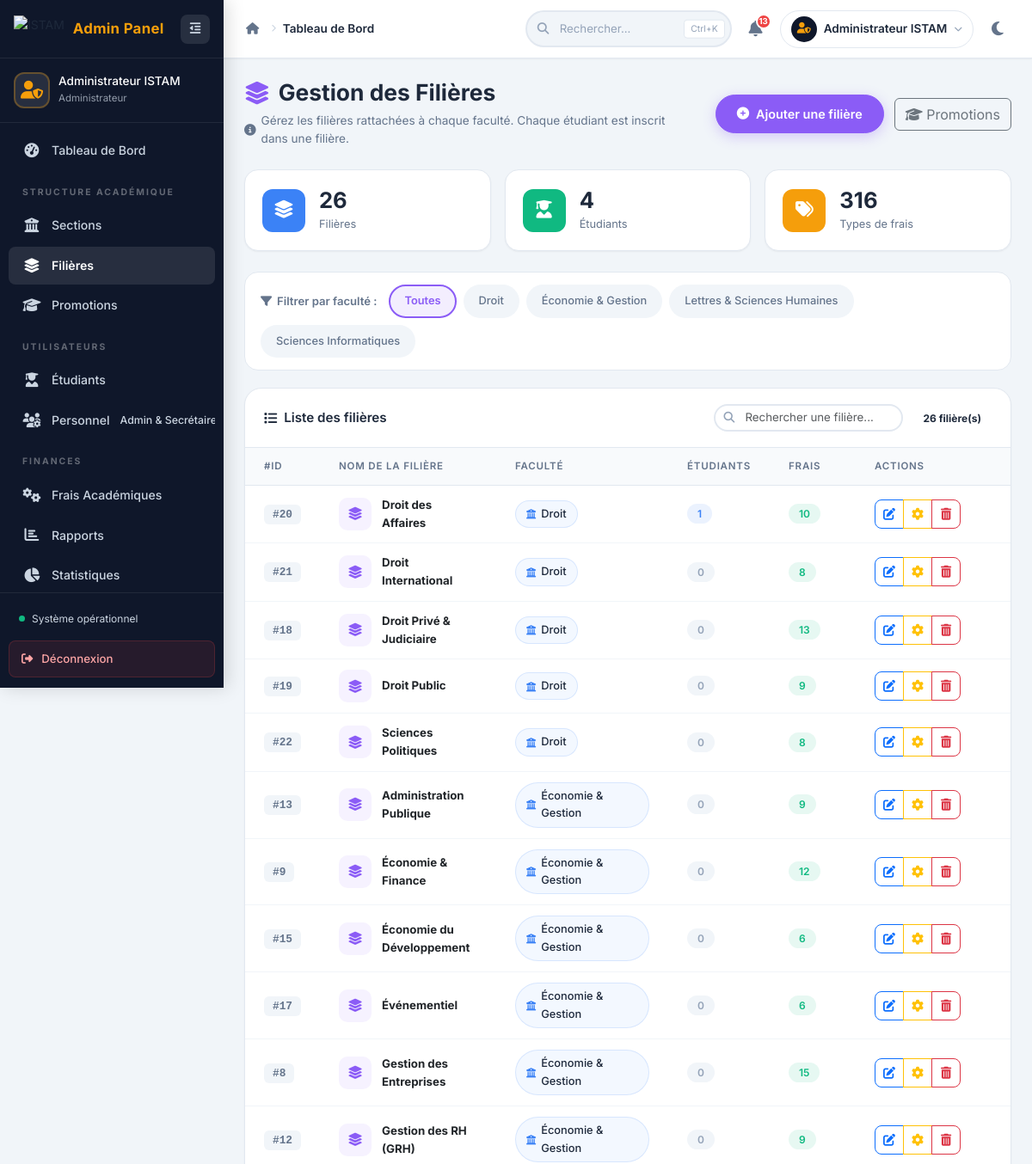
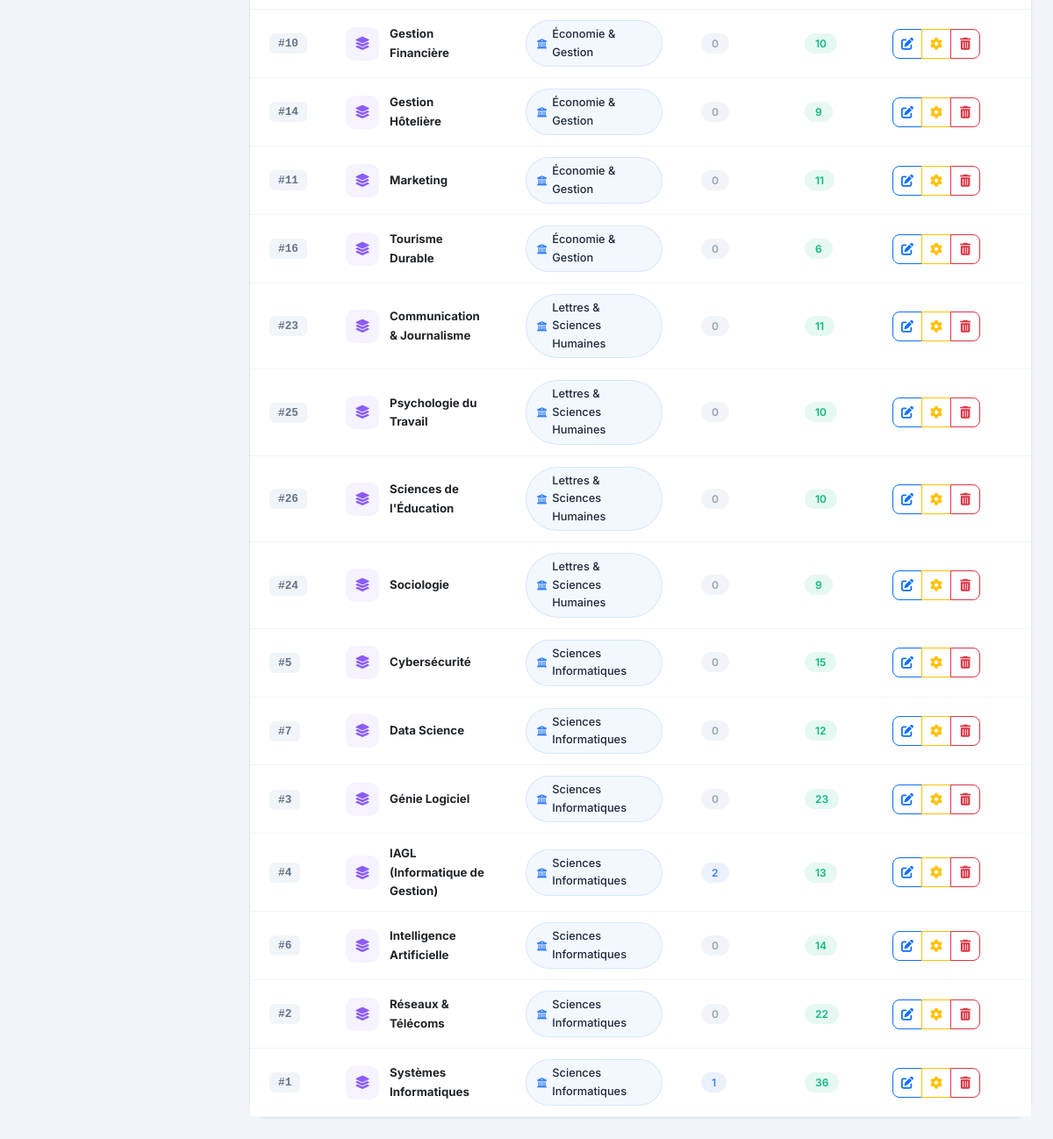
The app's page /admin/gestion_filieres.php (signed in) with its own data (2 pictures, top to bottom).
### tables this page shows
CREATE TABLE IF NOT EXISTS `facultes` (
  `id_faculte` int(11) NOT NULL AUTO_INCREMENT,
  `nom_faculte` varchar(100) NOT NULL,
  PRIMARY KEY (`id_faculte`),
  UNIQUE KEY `nom_faculte` (`nom_faculte`)
);

CREATE TABLE IF NOT EXISTS `filieres` (
  `id_filiere` int(11) NOT NULL AUTO_INCREMENT,
  `nom_filiere` varchar(100) NOT NULL,
  `id_faculte` int(11) NOT NULL,
  PRIMARY KEY (`id_filiere`),
  KEY `id_faculte` (`id_faculte`)
);

### admin/gestion_filieres.php (the view, shortened to what this page needs)
<?php
$db = Database::getInstance();
$faculte_filter = isset($_GET['faculte']) ? (int)$_GET['faculte'] : 0;
$stmt = $db->query("SELECT * FROM facultes ORDER BY nom_faculte");
$facultes = $stmt->fetchAll();
$sql = "
    SELECT fi.*,
           f.nom_faculte,
           COUNT(DISTINCT e.id_etudiant) as nb_etudiants,
           COUNT(DISTINCT fr.id_frais) as nb_frais
    FROM filieres fi
    JOIN facultes f ON fi.id_faculte = f.id_faculte
    LEFT JOIN etudiants e ON fi.id_filiere = e.id_filiere
    LEFT JOIN frais fr ON fi.id_filiere = fr.id_filiere
";
$sql .= " GROUP BY fi.id_filiere ORDER BY f.nom_faculte, fi.nom_filiere";
if ($faculte_filter > 0) {
    $stmt = $db->prepare($sql);
    $stmt->execute(['faculte_filter' => $faculte_filter]);
} else {
    $stmt = $db->query($sql);
}
$filieres = $stmt->fetchAll();
$total_filieres = count($filieres);
$total_etudiants_fil = array_sum(array_column($filieres, 'nb_etudiants'));
$total_frais_fil = array_sum(array_column($filieres, 'nb_frais'));
?>
<!DOCTYPE html>
<html lang="fr">
<head>
    <link href="https://cdn.jsdelivr.net/npm/bootstrap@5.3.0/dist/css/bootstrap.min.css" rel="stylesheet">
    <link href="https://cdnjs.cloudflare.com/ajax/libs/font-awesome/6.4.0/css/all.min.css" rel="stylesheet">
    <link rel="stylesheet" href="../assets/css/admin/dashboard_admin.css">
    <link rel="stylesheet" href="../assets/css/admin/gestion_filieres.css">
</head>
<body>
    <div class="admin-layout">
        <?php include 'includes/sidebar_admin.php'; ?>
        <div class="main-content">
            <?php
            include 'includes/navbar_admin.php';
            ?>
            <main class="dashboard-content">
                <div class="page-header">
                    <div class="row align-items-center">
                        <div class="col-lg-7">
                            <h1 class="page-title">
                                <i class="fas fa-layer-group"></i> Gestion des Filières
                            </h1>
                            <p class="page-subtitle">
                                <i class="fas fa-info-circle"></i>
                                Gérez les filières rattachées à chaque faculté. Chaque étudiant est inscrit dans une filière.
                            </p>
                        </div>
                        <div class="col-lg-5 text-lg-end mt-3 mt-lg-0">
                            <button class="btn btn-primary btn-ajouter" onclick="ouvrirModalAjouter()">
                                <i class="fas fa-plus-circle"></i> Ajouter une filière
                            </button>
                            <a href="gestion_promotions.php" class="btn btn-outline-secondary ms-2">
                                <i class="fas fa-graduation-cap"></i> Promotions
                            </a>
                        </div>
                    </div>
                </div>
                <div class="stats-mini-row">
                    <div class="stat-mini-card">
                        <div class="stat-mini-icon bg-blue">
                            <i class="fas fa-layer-group"></i>
                        </div>
                        <div class="stat-mini-info">
                            <h4><?= $total_filieres ?></h4>
                            <p>Filières</p>
                        </div>
                    </div>
                    <div class="stat-mini-card">
                        <div class="stat-mini-icon bg-green">
                            <i class="fas fa-user-graduate"></i>
                        </div>
                        <div class="stat-mini-info">
                            <h4><?= $total_etudiants_fil ?></h4>
                            <p>Étudiants</p>
                        </div>
                    </div>
                    <div class="stat-mini-card">
                        <div class="stat-mini-icon bg-orange">
                            <i class="fas fa-tags"></i>
                        </div>
                        <div class="stat-mini-info">
                            <h4><?= $total_frais_fil ?></h4>
                            <p>Types de frais</p>
                        </div>
                    </div>
                </div>
                <div class="filtres-rapides">
                    <span class="filtres-label"><i class="fas fa-filter"></i> Filtrer par faculté :</span>
                    <a href="gestion_filieres.php" class="filtre-btn <?= $faculte_filter === 0 ? 'active' : '' ?>">
                        Toutes
                    </a>
                    <?php foreach ($facultes as $fac): ?>
                        <a href="?faculte=<?= $fac['id_faculte'] ?>"
                           class="filtre-btn <?= $faculte_filter === (int)$fac['id_faculte'] ? 'active' : '' ?>">
                            <?= htmlspecialchars($fac['nom_faculte']) ?>
                        </a>
                    <?php endforeach; ?>
                </div>
                <div class="table-card">
                    <div class="table-card-header">
                        <h3><i class="fas fa-list"></i> Liste des filières</h3>
                        <div class="table-actions">
                            <div class="search-table">
                                <i class="fas fa-search"></i>
                                <input type="text" id="searchTable" placeholder="Rechercher une filière..." class="form-control form-control-sm">
                            </div>
                            <span class="badge-count badge-info"><?= $total_filieres ?> filière(s)</span>
                        </div>
                    </div>
                    <div class="table-responsive">
                        <table class="table admin-table" id="tableFilieres">
                            <thead>
                                <tr>
                                    <th width="70">#ID</th>
                                    <th>Nom de la filière</th>
                                    <th width="200">Faculté</th>
                                    <th width="100">Étudiants</th>
                                    <th width="100">Frais</th>
                                    <th width="180">Actions</th>
                                </tr>
                            </thead>
                            <tbody>
                                <?php if (empty($filieres)): ?>
                                    <tr>
                                        <td colspan="6">
                                            <div class="empty-state py-5">
                                                <i class="fas fa-layer-group fa-3x"></i>
                                                <h4 class="mt-3">Aucune filière enregistrée</h4>
                                                <p class="text-muted">
                                                    <?= $faculte_filter > 0 ? "Aucune filière trouvée pour cette faculté." : "Commencez par ajouter votre première filière." ?>
                                                </p>
                                                <button class="btn btn-primary" onclick="ouvrirModalAjouter()">
                                                    <i class="fas fa-plus-circle"></i> Ajouter une filière
                                                </button>
                                            </div>
                                        </td>
                                    </tr>
                                <?php else: ?>
                                    <?php foreach ($filieres as $filiere): ?>
                                        <tr>
                                            <td><span class="id-badge">#<?= $filiere['id_filiere'] ?></span></td>
                                            <td>
                                                <div class="filiere-info">
                                                    <div class="filiere-icon-small">
                                                        <i class="fas fa-layer-group"></i>
                                                    </div>
                                                    <strong><?= htmlspecialchars($filiere['nom_filiere']) ?></strong>
                                                </div>
                                            </td>
                                            <td>
                                                <span class="faculte-badge">
                                                    <i class="fas fa-university"></i>
                                                    <?= htmlspecialchars($filiere['nom_faculte']) ?>
                                                </span>
                                            </td>
                                            <td>
                                                <span class="count-badge <?= $filiere['nb_etudiants'] > 0 ? 'badge-blue' : 'badge-gray' ?>">
                                                    <?= $filiere['nb_etudiants'] ?>
                                                </span>
                                            </td>
                                            <td>
                                                <span class="count-badge <?= $filiere['nb_frais'] > 0 ? 'badge-green' : 'badge-gray' ?>">
                                                    <?= $filiere['nb_frais'] ?>
                                                </span>
                                            </td>
                                            <td>
                                                <div class="btn-group btn-group-sm">
                                                    <button class="btn btn-outline-primary btn-action"
                                                            onclick="ouvrirModalModifier(
                                                                <?= $filiere['id_filiere'] ?>,
                                                                '<?= htmlspecialchars(addslashes($filiere['nom_filiere'])) ?>',
                                                                <?= $filiere['id_faculte'] ?>
                                                            )"
                                                            title="Modifier">
                                                        <i class="fas fa-edit"></i>
                                                    </button>
                                                    <a href="configuration_frais.php?filiere=<?= $filiere['id_filiere'] ?>"
                                                       class="btn btn-outline-warning btn-action"
                                                       title="Configurer les frais">
                                                        <i class="fas fa-cog"></i>
                                                    </a>
                                                    <button class="btn btn-outline-danger btn-action"
                                                            onclick="confirmerSuppression(
                                                                <?= $filiere['id_filiere'] ?>,
                                                                '<?= htmlspecialchars(addslashes($filiere['nom_filiere'])) ?>',
                                                                <?= $filiere['nb_etudiants'] ?>,
                                                                <?= $filiere['nb_frais'] ?>
                                                            )"
                                                            title="Supprimer">
                                                        <i class="fas fa-trash-alt"></i>
                                                    </button>
                                                </div>
                                            </td>
                                        </tr>
                                    <?php endforeach; ?>
                                <?php endif; ?>
                            </tbody>
                        </table>
                    </div>
                </div>
            </main>
        </div>
    </div>
</body>
</html>

### assets/css/admin/dashboard_admin.css (style rules this page uses)
:root { --sidebar-width: 260px; --sidebar-collapsed: 80px; --navbar-height: 68px; --bg-body: #f1f5f9; --bg-card: #ffffff; --bg-navbar: #ffffff; --bg-sidebar: #0f172a; --bg-sidebar-hover: rgba(255,255,255,0.06); --bg-sidebar-active: rgba(255,255,255,0.1); --text-primary: #1e293b; --text-secondary: #64748b; --text-sidebar: #cbd5e1; --text-sidebar-active: #ffffff; --border-color: #e2e8f0; --border-sidebar: rgba(255,255,255,0.08); --accent: #3b82f6; --accent-light: rgba(59,130,246,0.1); --accent-gold: #f59e0b; --success: #10b981; --warning: #f59e0b; --danger: #ef4444; --info: #3b82f6; --purple: #8b5cf6; --shadow-sm: 0 1px 2px rgba(0,0,0,0.05); --shadow: 0 4px 6px -1px rgba(0,0,0,0.05), 0 2px 4px -2px rgba(0,0,0,0.05); --shadow-md: 0 10px 15px -3px rgba(0,0,0,0.08), 0 4px 6px -4px rgba(0,0,0,0.05); --shadow-lg: 0 20px 25px -5px rgba(0,0,0,0.1), 0 8px 10px -6px rgba(0,0,0,0.05); --radius-sm: 8px; --radius: 12px; --radius-lg: 16px; --radius-xl: 20px; --transition: all 0.25s cubic-bezier(0.4,0,0.2,1); --transition-slow: all 0.35s cubic-bezier(0.4,0,0.2,1); }
*, *::before, *::after { margin: 0; padding: 0; box-sizing: border-box; }
body { font-family: 'Inter', 'Poppins', sans-serif; font-size: 14px; color: var(--text-primary); background: var(--bg-body); line-height: 1.6; overflow-x: hidden; -webkit-font-smoothing: antialiased; }
a { text-decoration: none; color: inherit; }
button { cursor: pointer; font-family: inherit; }
.admin-layout { display: flex; min-height: 100vh; }
.main-content { flex: 1; margin-left: var(--sidebar-width); transition: var(--transition-slow); min-width: 0; }
.dashboard-content { padding: 24px; }
.bg-green { background: var(--success); }
.bg-orange { background: var(--warning); }
.badge-count { padding: 4px 12px; border-radius: 50px; font-size: 0.75rem; font-weight: 700; }
.table-card { background: var(--bg-card); border-radius: var(--radius-xl); box-shadow: var(--shadow-sm); border: 1px solid var(--border-color); }
.table-card-header { display: flex; justify-content: space-between; align-items: center; padding: 18px 22px; border-bottom: 1px solid var(--border-color); }
.table-card-header h3 { font-size: 0.95rem; font-weight: 600; margin: 0; display: flex; align-items: center; gap: 8px; }
.admin-table { width: 100%; margin: 0; border-collapse: collapse; }
.admin-table th { font-weight: 600; font-size: 0.72rem; text-transform: uppercase; letter-spacing: 0.8px; color: var(--text-secondary); padding: 12px 22px; background: #f8fafc; border-bottom: 1px solid var(--border-color); }
.admin-table td { padding: 12px 22px; font-size: 0.83rem; border-bottom: 1px solid #f1f5f9; vertical-align: middle; }

### records on screen
facultes: nom_faculte "Droit"
facultes: nom_faculte "Économie & Gestion"
facultes: nom_faculte "Lettres & Sciences Humaines"
facultes: nom_faculte "Sciences Informatiques"
filieres: id_filiere "20", nom_filiere "Droit des Affaires", id_faculte.nom_faculte "Droit", nb_etudiants "1", nb_frais "10"
filieres: id_filiere "21", nom_filiere "Droit International", id_faculte.nom_faculte "Droit", nb_etudiants "0", nb_frais "8"
filieres: id_filiere "18", nom_filiere "Droit Privé & Judiciaire", id_faculte.nom_faculte "Droit", nb_etudiants "0", nb_frais "13"
filieres: id_filiere "19", nom_filiere "Droit Public", id_faculte.nom_faculte "Droit", nb_etudiants "0", nb_frais "9"
filieres: id_filiere "22", nom_filiere "Sciences Politiques", id_faculte.nom_faculte "Droit", nb_etudiants "0", nb_frais "8"
filieres: id_filiere "13", nom_filiere "Administration Publique", id_faculte.nom_faculte "Économie & Gestion", nb_etudiants "0", nb_frais "9"
filieres: id_filiere "9", nom_filiere "Économie & Finance", id_faculte.nom_faculte "Économie & Gestion", nb_etudiants "0", nb_frais "12"
filieres: id_filiere "15", nom_filiere "Économie du Développement", id_faculte.nom_faculte "Économie & Gestion", nb_etudiants "0", nb_frais "6"
filieres: id_filiere "17", nom_filiere "Événementiel", id_faculte.nom_faculte "Économie & Gestion", nb_etudiants "0", nb_frais "6"
filieres: id_filiere "8", nom_filiere "Gestion des Entreprises", id_faculte.nom_faculte "Économie & Gestion", nb_etudiants "0", nb_frais "15"
filieres: id_filiere "12", nom_filiere "Gestion des RH (GRH)", id_faculte.nom_faculte "Économie & Gestion", nb_etudiants "0", nb_frais "9"
filieres: id_filiere "10", nom_filiere "Gestion Financière", id_faculte.nom_faculte "Économie & Gestion", nb_etudiants "0", nb_frais "10"
filieres: id_filiere "14", nom_filiere "Gestion Hôtelière", id_faculte.nom_faculte "Économie & Gestion", nb_etudiants "0", nb_frais "9"
filieres: id_filiere "11", nom_filiere "Marketing", id_faculte.nom_faculte "Économie & Gestion", nb_etudiants "0", nb_frais "11"
filieres: id_filiere "16", nom_filiere "Tourisme Durable", id_faculte.nom_faculte "Économie & Gestion", nb_etudiants "0", nb_frais "6"
filieres: id_filiere "23", nom_filiere "Communication & Journalisme", id_faculte.nom_faculte "Lettres & Sciences Humaines", nb_etudiants "0", nb_frais "11"
filieres: id_filiere "25", nom_filiere "Psychologie du Travail", id_faculte.nom_faculte "Lettres & Sciences Humaines", nb_etudiants "0", nb_frais "10"
filieres: id_filiere "26", nom_filiere "Sciences de l'Éducation", id_faculte.nom_faculte "Lettres & Sciences Humaines", nb_etudiants "0", nb_frais "10"
filieres: id_filiere "24", nom_filiere "Sociologie", id_faculte.nom_faculte "Lettres & Sciences Humaines", nb_etudiants "0", nb_frais "9"
filieres: id_filiere "5", nom_filiere "Cybersécurité", id_faculte.nom_faculte "Sciences Informatiques", nb_etudiants "0", nb_frais "15"
filieres: id_filiere "7", nom_filiere "Data Science", id_faculte.nom_faculte "Sciences Informatiques", nb_etudiants "0", nb_frais "12"
filieres: id_filiere "3", nom_filiere "Génie Logiciel", id_faculte.nom_faculte "Sciences Informatiques", nb_etudiants "0", nb_frais "23"
filieres: id_filiere "4", nom_filiere "IAGL (Informatique de Gestion)", id_faculte.nom_faculte "Sciences Informatiques", nb_etudiants "2", nb_frais "13"
filieres: id_filiere "6", nom_filiere "Intelligence Artificielle", id_faculte.nom_faculte "Sciences Informatiques", nb_etudiants "0", nb_frais "14"
filieres: id_filiere "2", nom_filiere "Réseaux & Télécoms", id_faculte.nom_faculte "Sciences Informatiques", nb_etudiants "0", nb_frais "22"
filieres: id_filiere "1", nom_filiere "Systèmes Informatiques", id_faculte.nom_faculte "Sciences Informatiques", nb_etudiants "1", nb_frais "36"

### other values on screen
$admin_nom_side "Administrateur ISTAM"
$titre_page "Tableau de Bord"
$notif_count "13"
$admin_nom_nav "Administrateur ISTAM"
$total_filieres "26"
$total_etudiants_fil "4"
$total_frais_fil "316"
